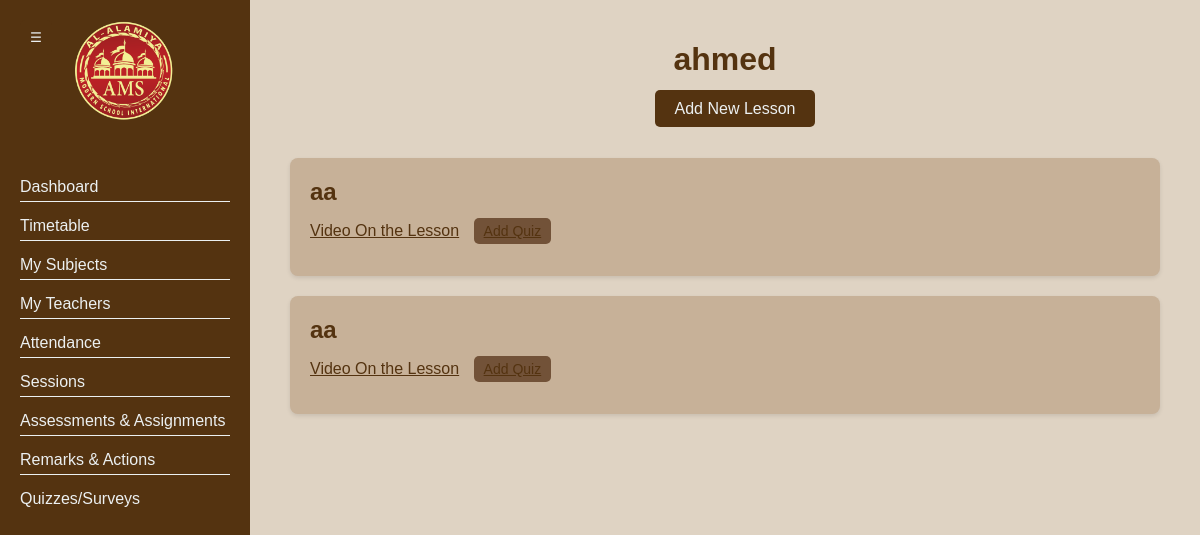
/view_subject/2 (signed in), run on the app's committed database.
### main.py (models this page shows)
    class Subjects(db.Model):
        id = db.Column(db.Integer, primary_key=True)
        name = db.Column(db.String(100))
        teacher_id = db.Column(db.Integer, db.ForeignKey('users.id'))
        grade = db.Column(db.String(1000))
        teacher_name = db.Column(db.String(1000))
        lessons = db.relationship('Lessons', backref='subject')

    class Lessons(db.Model):
        id = db.Column(db.Integer, primary_key=True)
        name = db.Column(db.String(100))
        subject_id = db.Column(db.Integer, db.ForeignKey('subjects.id'))
        files = db.relationship('Files', backref='lesson')
        video_link = db.relationship('Videos', backref='lesson')
        quizzes = db.relationship('Quizzes', backref='lesson')

    class Videos(db.Model):
        id = db.Column(db.Integer, primary_key=True)
        name = db.Column(db.String(100))
        url = db.Column(db.String(200))
        lesson_id = db.Column(db.Integer, db.ForeignKey('lessons.id'))

### main.py (the view)
@app.route('/view_subject/<int:subject_id>')
def view_subject(subject_id):
    subject = Subjects.query.get(subject_id)
    if current_user.role == "student":
        lessons = Lessons.query.filter_by(subject_id=subject.id).all()
        lesson_videos = {lesson.id: Videos.query.filter_by(lesson_id=lesson.id).all() for lesson in lessons}
        return render_template("view_subject.html", subject=subject, lessons=lessons, lesson_videos=lesson_videos)
    elif current_user.role == "teacher":
        if subject.teacher_id == current_user.id:
            lessons = Lessons.query.filter_by(subject_id=subject.id).all()
            lesson_videos = {lesson.id: Videos.query.filter_by(lesson_id=lesson.id).all() for lesson in lessons}
            return render_template("view_subject_teacher.html", subject=subject, lessons=lessons,
                                   lesson_videos=lesson_videos)
        else:
            flash("You are not assigned to this subject.", "danger")
            return redirect(url_for('dashboard'))
    else:
        flash("You do not have the necessary permissions to view this page.", "danger")
        return redirect(url_for('dashboard'))

### main.py (called while the page is built)
@login_manager.user_loader
def load_user(user_id):
    user = Users.query.get(int(user_id))
    return user

### templates/view_subject_teacher.html (shortened to what this page needs)
<!DOCTYPE html>
<html lang="en">
<head>
    <link rel="stylesheet" href="../static/css/simplebar.css">
    <link rel="stylesheet" href="../static/css/feather.css">
    <link rel="stylesheet" href="../static/css/fullcalendar.css">
    <link rel="stylesheet" href="../static/css/select2.css">
    <link rel="stylesheet" href="../static/css/dropzone.css">
    <link rel="stylesheet" href="../static/css/uppy.min.css">
    <link rel="stylesheet" href="../static/css/jquery.steps.css">
    <link rel="stylesheet" href="../static/css/jquery.timepicker.css">
    <link rel="stylesheet" href="../static/css/quill.snow.css">
    <link rel="stylesheet" href="../static/css/daterangepicker.css">
</head>
<body>
    <button class="toggle-btn" onclick="toggleSidebar()">☰</button>
    <div class="sidebar" id="sidebar">
        <div class="logo-container">
            <a href="../templates/index.html">
                <img src="../static/assets/images/logo.png" alt="School Logo" style="width: 100px; height: auto;">
            </a>
        </div>
        <ul>
            <li><a href="/dashboard">Dashboard</a></li>
            <li><a href="#">Timetable</a></li>
            <li><a href="/my_subjects">My Subjects</a></li>
            <li><a href="/my_teachers">My Teachers</a></li>
            <li><a href="#">Attendance</a></li>
            <li><a href="#">Sessions</a></li>
            <li><a href="#">Assessments & Assignments</a></li>
            <li><a href="#">Remarks & Actions</a></li>
            <li><a href="#">Quizzes/Surveys</a></li>
        </ul>
    </div>
    <div class="container">
        <div class="main-content">
            <div class="dashboard-header">
                <h1 style="color: #543310;">{{ subject.name }}</h1>
                <a href="/create_lesson/{{ subject.id }}" class="add-lesson-btn">Add New Lesson</a>
            </div>
            <div class="posts">
                {% for lesson in lessons %}
                <div class="post">
                    <h2>{{ lesson.name }}</h2>
                    {% if lesson_videos[lesson.id] %}
                    {% for video in lesson_videos[lesson.id] %}
                    <p>
                        <a href="/video/{{ video.id }}">Video On the Lesson</a>
                        <a href="/create_quiz/{{ video.id }}" class="add-quiz-btn">Add Quiz</a>
                    </p>
                    {% endfor %}
                    {% endif %}
                </div>
                {% endfor %}
            </div>
        </div>
    </div>
</body>
</html>

### templates/view_subject_teacher.html (style rules this page uses)
body { background: #DFD3C3; font-family: Arial, sans-serif; margin: 0; padding: 0; display: flex; height: 100vh; overflow-x: hidden; }
.container { display: flex; flex: 1; }
.sidebar { width: 250px; background-color: #543310; color: #ecf0f1; padding: 20px; box-sizing: border-box; position: fixed; top: 0; bottom: 0; left: 0; z-index: 1000; display: flex; flex-direction: column; align-items: center; }
.logo-container { display: flex; justify-content: center; align-items: center; width: 100%; margin-bottom: 20px; }
.sidebar ul { list-style: none; padding: 0; width: 100%; }
.sidebar ul li { margin: 15px 0; border-bottom: 1px solid #ecf0f1; padding-bottom: 5px; }
.sidebar ul li:last-child { border-bottom: none; }
.sidebar ul li a { color: #ecf0f1; text-decoration: none; display: block; width: 100%; }
.main-content { margin-left: 250px; flex: 1; padding: 20px; box-sizing: border-box; transition: margin-left 0.3s ease-in-out; }
.dashboard-header { text-align: center; margin-bottom: 20px; }
.posts { padding: 20px; box-sizing: border-box; overflow-y: auto; color: #543310; }
.post { background-color: #C7B198; padding: 20px; margin-bottom: 20px; border-radius: 8px; box-shadow: 0 2px 4px rgba(0, 0, 0, 0.1); }
.post h2 { margin: 0 0 10px 0; }
.post a { color: #543310; text-decoration: underline; }
.toggle-btn { position: fixed; top: 20px; left: 20px; background-color: #543310; color: #ecf0f1; border: none; padding: 10px; cursor: pointer; z-index: 1001; border-radius: 5px; }
.add-lesson-btn { background-color: #543310; color: #ecf0f1; border: none; padding: 10px 20px; margin-left: 20px; border-radius: 5px; cursor: pointer; text-decoration: none; font-size: 16px; }
.add-quiz-btn { background-color: #725238; color: #ecf0f1; border: none; padding: 5px 10px; margin-left: 10px; border-radius: 5px; cursor: pointer; text-decoration: none; font-size: 14px; }

### data on the page
Subjects: name "ahmed"
Lessons: name "aa"
Lessons: name "aa"
